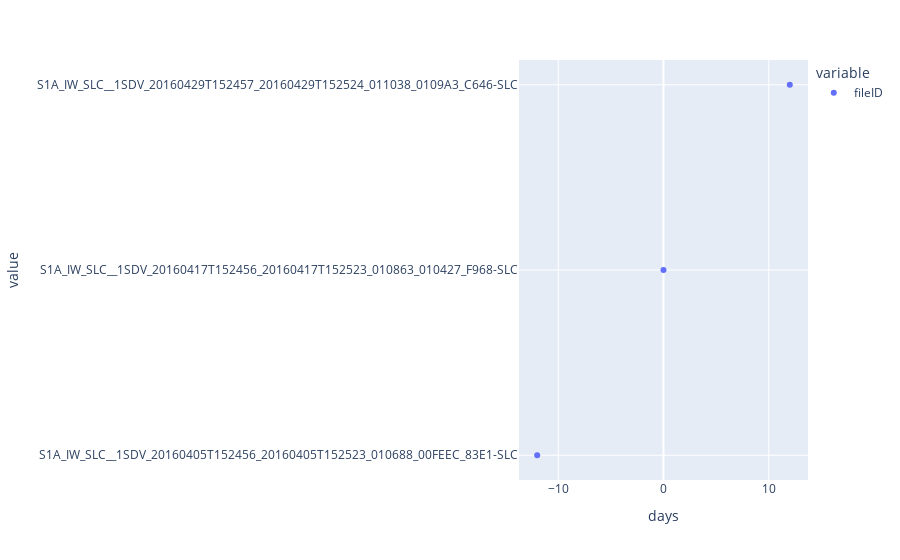

Notebook code for this chart:
### Code cell
# Let's plot the temporal baseline of the InSAR pairs 12 days before and 12 days after our reference scene acquisition

temp_baselines.loc[-12:12]['fileID'].plot(kind='scatter')

### Figure 1 — Plotly figure (JSON) as saved in the notebook; plotly's stock layout.template omitted (floating-point values rounded to 4 significant figures)
{"data": [{"hovertemplate": "variable=fileID<br>days=%{x}<br>value=%{y}<extra></extra>", "legendgroup": "fileID", "marker": {"color": "#636efa", "symbol": "circle"}, "mode": "markers", "name": "fileID", "orientation": "v", "showlegend": true, "type": "scatter", "x": [-12, 0, 12], "xaxis": "x", "y": ["S1A_IW_SLC__1SDV_20160405T152456_20160405T152523_010688_00FEEC_83E1-SLC", "S1A_IW_SLC__1SDV_20160417T152456_20160417T152523_010863_010427_F968-SLC", "S1A_IW_SLC__1SDV_20160429T152457_20160429T152524_011038_0109A3_C646-SLC"], "yaxis": "y"}], "layout": {"autosize": true, "legend": {"title": {"text": "variable"}, "tracegroupgap": 0}, "margin": {"t": 60}, "xaxis": {"anchor": "y", "autorange": true, "domain": [0, 1], "range": [-13.97, 13.97], "title": {"text": "days"}, "type": "linear"}, "yaxis": {"anchor": "x", "autorange": true, "domain": [0, 1], "range": [-0.1549, 2.155], "title": {"text": "value"}, "type": "category"}}}
